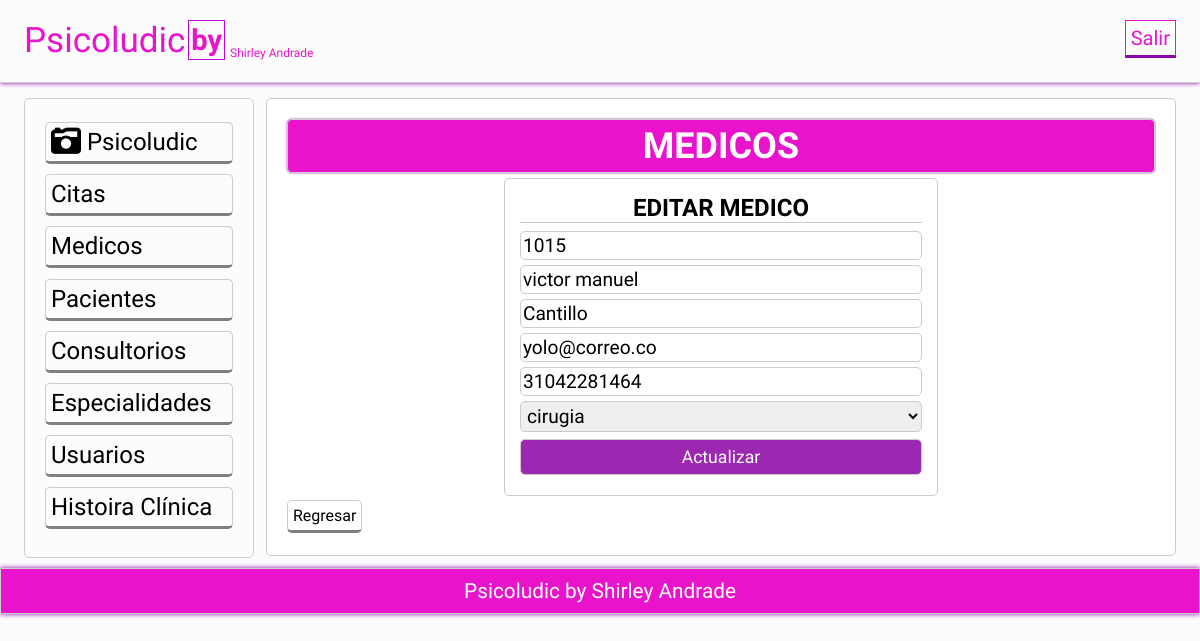
Page /actualizarmedico.php?idMedico=1 (signed in) on the committed database.
### tables this page shows
CREATE TABLE `medicos` (
  `idMedico` int(11) NOT NULL AUTO_INCREMENT,
  `medidentificacion` char(15) NOT NULL,
  `mednombres` varchar(50) NOT NULL,
  `medapellidos` varchar(50) NOT NULL,
  `medEspecialidad` varchar(50) NOT NULL,
  `medtelefono` char(15) NOT NULL,
  `medcorreo` varchar(50) NOT NULL,
  PRIMARY KEY (`idMedico`),
  UNIQUE KEY `medidentificacion` (`medidentificacion`)
);

### actualizarmedico.php (called while the page is built, shortened)
<?php session_start();
	require 'funciones.php';
	try{
		$conexion = new PDO('mysql:host=localhost;dbname=centromedico','root','');
	}catch(PDOException $e){
		echo "ERROR: " . $e->getMessge();
		die();
	}
	if($_SERVER['REQUEST_METHOD']=='POST'){
		$id = limpiarDatos($_POST['id']);
		$identificacion = limpiarDatos($_POST['identificacion']);
		$nombres = limpiarDatos($_POST['nombres']);
		$apellidos = limpiarDatos($_POST['apellidos']);
		$correo = limpiarDatos($_POST['correo']);
		$telefono = limpiarDatos($_POST['telefono']);
		$especialidad = limpiarDatos($_POST['especialidad']);
		$statement = $conexion->prepare(
		"UPDATE medicos
        SET medidentificacion = :identificacion,
		mednombres =:nombres,
		medapellidos =:apellidos,
		medEspecialidad =:especialidad,
		medtelefono =:telefono,
		medcorreo =:correo
		WHERE idMedico = :id");
		$statement ->execute(array(
        ':identificacion'=>$identificacion,
		':nombres'=>$nombres,
		':apellidos'=>$apellidos,
		':especialidad'=>$especialidad,
		':telefono'=>$telefono,
		':correo'=>$correo,
        ':id'=> $id
        ));
        header('Location: medicos.php');
	}else{
		$id_medico = id_numeros($_GET['idMedico']);
		$medico = obtener_medico_id($conexion,$id_medico);
		$medico =$medico[0];
	}
	require 'vista/actulizarmedico_vista.php';
?>

### funciones.php (called while the page is built, shortened)
<?php
	function limpiarDatos($datos){
		$datos = trim($datos);
		$datos = stripslashes($datos);
		$datos = htmlspecialchars($datos);
		return $datos;
	}
	function id_numeros($id){
		return (int)limpiarDatos($id);
	}
	function obtener_medico_id($conexion,$id){
		$resultado = $conexion->query("SELECT * FROM medicos WHERE idMedico = $id LIMIT 1");
		$resultado = $resultado->fetchAll();
		return ($resultado) ? $resultado : false;
	}
?>

### vista/actulizarmedico_vista.php (the view, shortened to what this page needs)
<?php include 'plantillas/header.php'; ?>
	<section class="main">
		<div class="wrapp">
			<?php include 'plantillas/nav.php'; ?>
				<article>
					<div class="mensaje">
						<h2>MEDICOS</h2>
					</div>
					<form action="<?php echo htmlspecialchars($_SERVER['PHP_SELF']) ?>" method="post">
						<h2>EDITAR MEDICO</h2>
						<input type="numeric" name="identificacion" placeholder="Identificación" value="<?php echo $medico['medidentificacion'];?>" requerid>
						<input type="text" name="nombres" placeholder="Nombres:" value="<?php echo $medico['mednombres'];?>">
						<input type="text" name="apellidos"
                            placeholder="Apellidos:"   value="<?php echo $medico['medapellidos'];?>">
						<input type="email" name="correo" placeholder="Correo:" value="<?php echo $medico['medcorreo'];?>">
						<input type="numeric" name="telefono" placeholder="Telefono:" value="<?php echo $medico['medtelefono'];?>">
						<select name="especialidad">
							<option value="<?php echo $medico['medEspecialidad'];?>"><?php echo $medico['medEspecialidad'];?></option>
						</select>
						<input type="submit" name="enviar" value="Actualizar">
					</form>
                    <a class="btn-regresar" href="medicos.php">Regresar</a>
				</article>
	</section>
<?php include 'plantillas/footer.php'; ?>
</body>
</html>

### css/estilo.css (style rules this page uses)
* { -webkit-box-sizing: border-box; -moz-box-sizing: border-box; box-sizing: border-box; margin:0px; padding:0px; font-family: 'Antic', sans-serif; }
body { background: rgba(0,0,0,.01); color:#000; }
.wrapp { padding: 0% 2%; width:100%; margin:auto; overflow: hidden; }
.mensaje { background: #e913cc; padding:5px; color:#fff; border-radius:5px; text-align: center; font-size: 1.5em; margin-bottom: 5px; box-shadow: 0 0px 2px #8b05ad !important; }
article a { display:block; font-weight: normal; }
article .btn-regresar { display:inline-block; border: 1px solid #ccc; border-bottom: 3px solid gray; color:black; font-weight: normal; }
article { margin: 10px 0px; margin-left:1%; float: left; width: 79%; padding:20px; background: rgb(255, 255, 255); border-radius:5px; }
article,aside, .mensaje { border:1px solid #ccc; }
form h2 { font-color: #000; }
form { max-width: 50%; margin: 2px auto; border:1px solid #ccc; padding: 15px; text-align: left; border-radius:5px; }
form input, form textarea, form select { border: 0; outline: 0; padding: 2px; -moz-border-radius: 5px; -webkit-border-radius: 5px; border-radius: 5px; width: 100%; border:1px solid #ccc; margin-bottom: 5px; font-size: 1.2em; }
form [type="submit"] { cursor: pointer; position: relative; display: inline-block; margin-top: 2px; padding: 0.40em 1.5em; background: #9C27B0; text-decoration: none; font-size: 1.1em; color: #FFF; width: 100%; text-align: center; }
.wrapp form h2 { margin-bottom: 8px; text-align: center; border-bottom:1px solid #ccc; }
article a { margin: 2px 0px; display:inline-block; padding: 5px; color: white; border-radius:5px; cursor:pointer; border-bottom: 3px solid rgba(0, 0, 0,.5); width:auto; text-decoration:none; text-align:center; position: relative; }
footer li,a { text-decoration: none; color: #fff; }

### rows in the picture
medicos: identificacion "1015", nombres "victor manuel", apellidos "Cantillo", correo "yolo@correo.co", telefono "31042281464", especialidad "cirugia"
